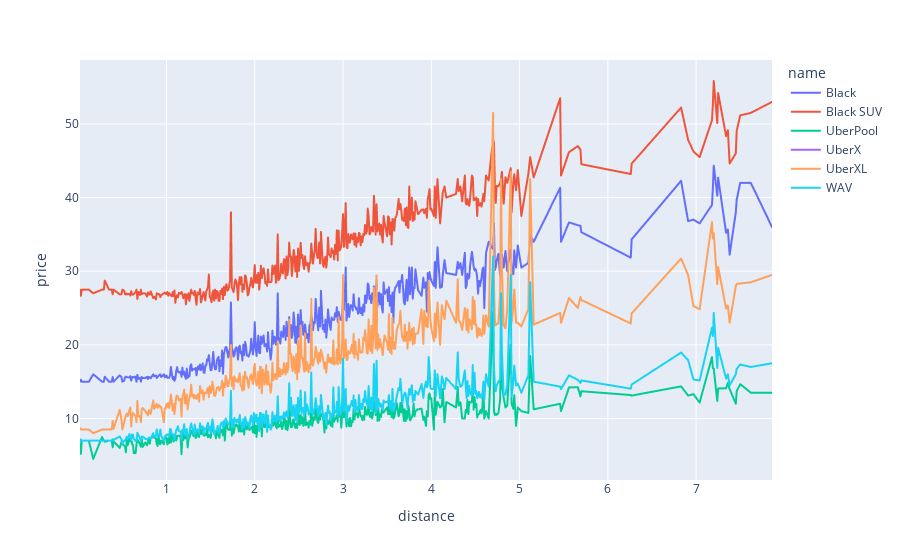

This figure's notebook cell:
### Code cell
fig = px.line(df_uber2, x='distance', y='price', color='name')
fig.show()

### Figure 1 — Plotly figure (JSON) as saved in the notebook; plotly's stock layout.template omitted (floating-point values rounded to 4 significant figures; data arrays with more than 128 entries replaced by an {"elided": "..."} marker saying what was removed)
{"data": [{"hovertemplate": "name=Black<br>distance=%{x}<br>price=%{y}<extra></extra>", "legendgroup": "Black", "line": {"color": "#636efa", "dash": "solid"}, "mode": "lines", "name": "Black", "showlegend": true, "type": "scattergl", "x": {"elided": "422 float values"}, "xaxis": "x", "y": {"elided": "422 float values"}, "yaxis": "y"}, {"hovertemplate": "name=Black SUV<br>distance=%{x}<br>price=%{y}<extra></extra>", "legendgroup": "Black SUV", "line": {"color": "#EF553B", "dash": "solid"}, "mode": "lines", "name": "Black SUV", "showlegend": true, "type": "scattergl", "x": {"elided": "422 float values"}, "xaxis": "x", "y": {"elided": "422 float values"}, "yaxis": "y"}, {"hovertemplate": "name=UberPool<br>distance=%{x}<br>price=%{y}<extra></extra>", "legendgroup": "UberPool", "line": {"color": "#00cc96", "dash": "solid"}, "mode": "lines", "name": "UberPool", "showlegend": true, "type": "scattergl", "x": {"elided": "422 float values"}, "xaxis": "x", "y": {"elided": "422 float values"}, "yaxis": "y"}, {"hovertemplate": "name=UberX<br>distance=%{x}<br>price=%{y}<extra></extra>", "legendgroup": "UberX", "line": {"color": "#ab63fa", "dash": "solid"}, "mode": "lines", "name": "UberX", "showlegend": true, "type": "scattergl", "x": {"elided": "422 float values"}, "xaxis": "x", "y": {"elided": "422 float values"}, "yaxis": "y"}, {"hovertemplate": "name=UberXL<br>distance=%{x}<br>price=%{y}<extra></extra>", "legendgroup": "UberXL", "line": {"color": "#FFA15A", "dash": "solid"}, "mode": "lines", "name": "UberXL", "showlegend": true, "type": "scattergl", "x": {"elided": "422 float values"}, "xaxis": "x", "y": {"elided": "422 float values"}, "yaxis": "y"}, {"hovertemplate": "name=WAV<br>distance=%{x}<br>price=%{y}<extra></extra>", "legendgroup": "WAV", "line": {"color": "#19d3f3", "dash": "solid"}, "mode": "lines", "name": "WAV", "showlegend": true, "type": "scattergl", "x": {"elided": "422 float values"}, "xaxis": "x", "y": {"elided": "422 float values"}, "yaxis": "y"}], "layout": {"legend": {"title": {"text": "name"}, "tracegroupgap": 0}, "margin": {"t": 60}, "xaxis": {"anchor": "y", "domain": [0, 1], "title": {"text": "distance"}}, "yaxis": {"anchor": "x", "domain": [0, 1], "title": {"text": "price"}}}}
